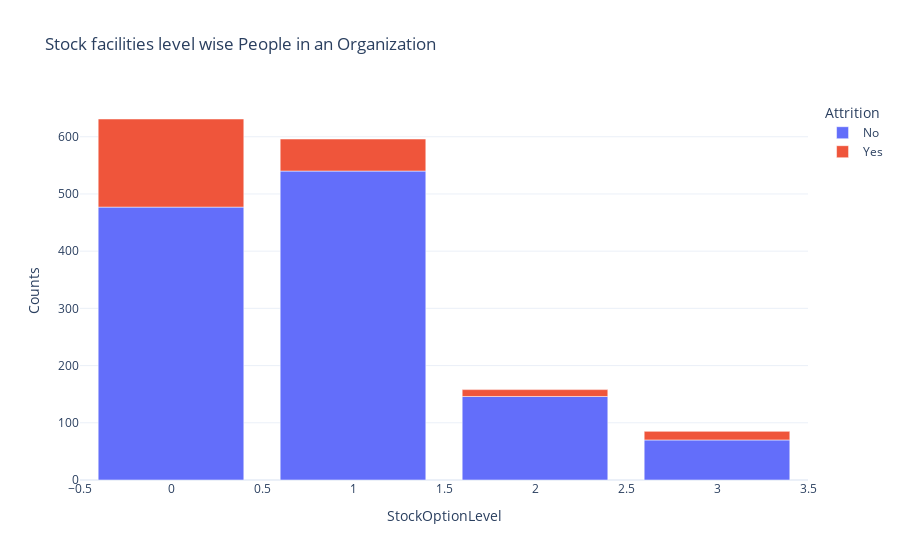

Notebook cell for this chart:
### Code cell
stock_att=df.groupby(['StockOptionLevel','Attrition']).apply(lambda x:x['DailyRate'].count()).reset_index(name='Counts')
px.bar(stock_att,x='StockOptionLevel',y='Counts',color='Attrition',template='plotly_white',title='Stock facilities level wise People in an Organization')

### Figure 1 — Plotly figure (JSON) as saved in the notebook; plotly's stock layout.template omitted (floating-point values rounded to 4 significant figures)
{"data": [{"alignmentgroup": "True", "hovertemplate": "Attrition=No<br>StockOptionLevel=%{x}<br>Counts=%{y}<extra></extra>", "legendgroup": "No", "marker": {"color": "#636efa"}, "name": "No", "offsetgroup": "No", "orientation": "v", "showlegend": true, "textposition": "auto", "type": "bar", "x": [0, 1, 2, 3], "xaxis": "x", "y": [477, 540, 146, 70], "yaxis": "y"}, {"alignmentgroup": "True", "hovertemplate": "Attrition=Yes<br>StockOptionLevel=%{x}<br>Counts=%{y}<extra></extra>", "legendgroup": "Yes", "marker": {"color": "#EF553B"}, "name": "Yes", "offsetgroup": "Yes", "orientation": "v", "showlegend": true, "textposition": "auto", "type": "bar", "x": [0, 1, 2, 3], "xaxis": "x", "y": [154, 56, 12, 15], "yaxis": "y"}], "layout": {"barmode": "relative", "legend": {"title": {"text": "Attrition"}, "tracegroupgap": 0}, "title": {"text": "Stock facilities level wise People in an Organization"}, "xaxis": {"anchor": "y", "domain": [0, 1], "title": {"text": "StockOptionLevel"}}, "yaxis": {"anchor": "x", "domain": [0, 1], "title": {"text": "Counts"}}}}
